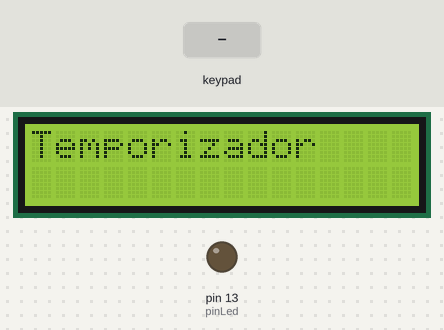
Recording of a sketch running on a simulated Arduino Uno, built with avr-gcc and run on an emulated ATmega328P. Parts: 16×2 character LCD, output pins drawn as LEDs (lit = HIGH). The test bench sets the inputs (shaded band).

Above: at 1.2 s.
1.3 s: key 'A' pressed
At 3.2 s:
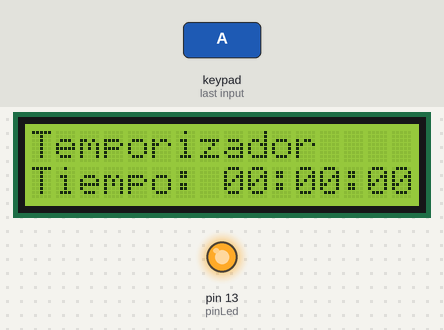
3.8 s: keypad keys 9 8 7 6 D pressed 0.4 s apart
At 8.4 s:
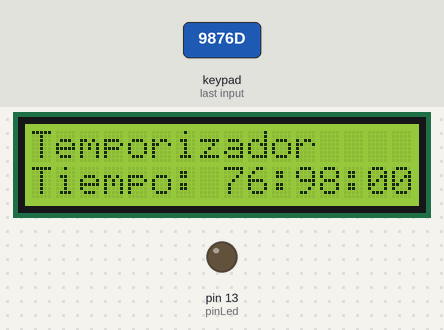
8.8 s: keypad keys 9 8 7 6 A pressed 0.4 s apart
At 12.6 s:
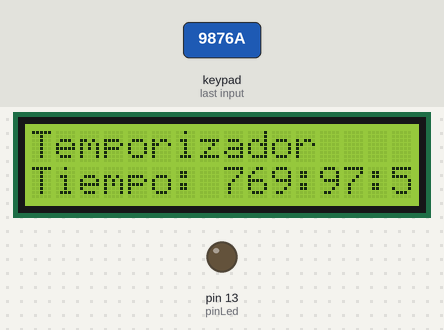
12.9 s: key 'C' pressed
At 14.4 s:
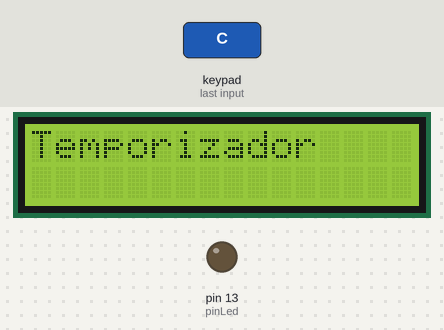
14.9 s: key 'D' pressed
At 16.3 s:
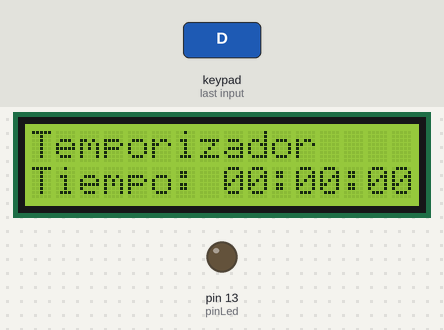
Timing chart, 0 to 17.4 s (numbered marks = the images above; inputs shaded):
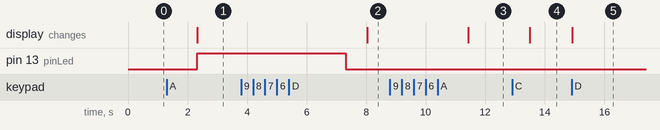

Measured:
- after the input at 1.3 s, pin 13 (pinLed): LOW → HIGH after 1.0 s; the display: changes after 1.0 s (image 1)
- after the input at 3.8 s, the display: changes after 4.2 s (image 2)
- after the input at 8.8 s, the display: changes after 2.6 s (image 3)
- after the input at 12.9 s, the display: changes after 0.59 s (image 4)
- after the input at 14.9 s, the display: changes at once (image 5)

The sketch:

temporizador.ino
```cpp
#include <Wire.h>
#include <LiquidCrystal_I2C.h>
#include <Keypad.h>

LiquidCrystal_I2C lcd(0x27, 16, 2);

const byte filas = 4;
const byte columnas = 4;

char teclas[filas][columnas] = {
  {'1', '2', '3', 'A'},
  {'4', '5', '6', 'B'},
  {'7', '8', '9', 'C'},
  {'*', '0', '#', 'D'}
};

byte pinesFilas[filas] = {9, 8, 7, 6};
byte pinesColumnas[columnas] = {5, 4, 3, 2};

Keypad keypad = Keypad(makeKeymap(teclas), pinesFilas, pinesColumnas, filas, columnas);

int horas = 0;
int minutos = 0;
int segundos = 0;
bool temporizadorActivo = false;
const int pinLed = 13;
void setup() {
  lcd.begin(16, 2);
  lcd.backlight();
  lcd.setCursor(0, 0);
  lcd.print("Temporizador");
  pinMode(pinLed, OUTPUT);
  digitalWrite(pinLed, LOW);
}

void loop() {

  char tecla = keypad.getKey();

  if (tecla) {
    switch (tecla) {
      case 'A':
        temporizadorActivo = true;
        break;
      case 'B':
        temporizadorActivo = false;
        break;
      case 'C':
        resetTemporizador();
        break;
      case 'D':
        mostrarTiempo();
        break;
      default:
        ajustarTiempo(tecla);

        break;
    }
  }

  if (temporizadorActivo) {
    contarTiempo();
    mostrarTiempo();
    if (!temporizadorActivo && horas == 0 && minutos == 0 && segundos == 0) {
    digitalWrite(pinLed, HIGH);  // Activar el pin 13 (LED) cuando el tiempo se haya cumplido
    delay(5000);
    digitalWrite(pinLed,LOW);
  }
  }

}

void ajustarTiempo(char tecla) {
  int valor = tecla - '0';

  if (valor >= 0 && valor <= 9) {
    if (horas < 99) {
      if (minutos < 60) {
        minutos = minutos * 10 + valor;
      } else {
        horas = horas * 10 + valor;
      }
    }
  }
}

void contarTiempo() {
  if (segundos == 0) {
    if (minutos == 0) {
      if (horas == 0) {
        temporizadorActivo = false;
      } else {
        horas--;
        minutos = 59;
        segundos = 59;
      }
    } else {
      minutos--;
      segundos = 59;
    }
  } else {
    segundos--;
  }

  delay(1000);
}

void mostrarTiempo() {
  lcd.setCursor(0, 1);
  lcd.print("Tiempo: ");
  if (horas < 10) {
    lcd.print("0");
  }
  lcd.print(horas);
  lcd.print(":");
  if (minutos < 10) {
    lcd.print("0");
  }
  lcd.print(minutos);
  lcd.print(":");
  if (segundos < 10) {
    lcd.print("0");
  }
  lcd.print(segundos);
}

void resetTemporizador() {
  horas = 0;
  minutos = 0;
  segundos = 0;
  temporizadorActivo = false;

  lcd.clear();
  lcd.setCursor(0, 0);
  lcd.print("Temporizador");
}
```
